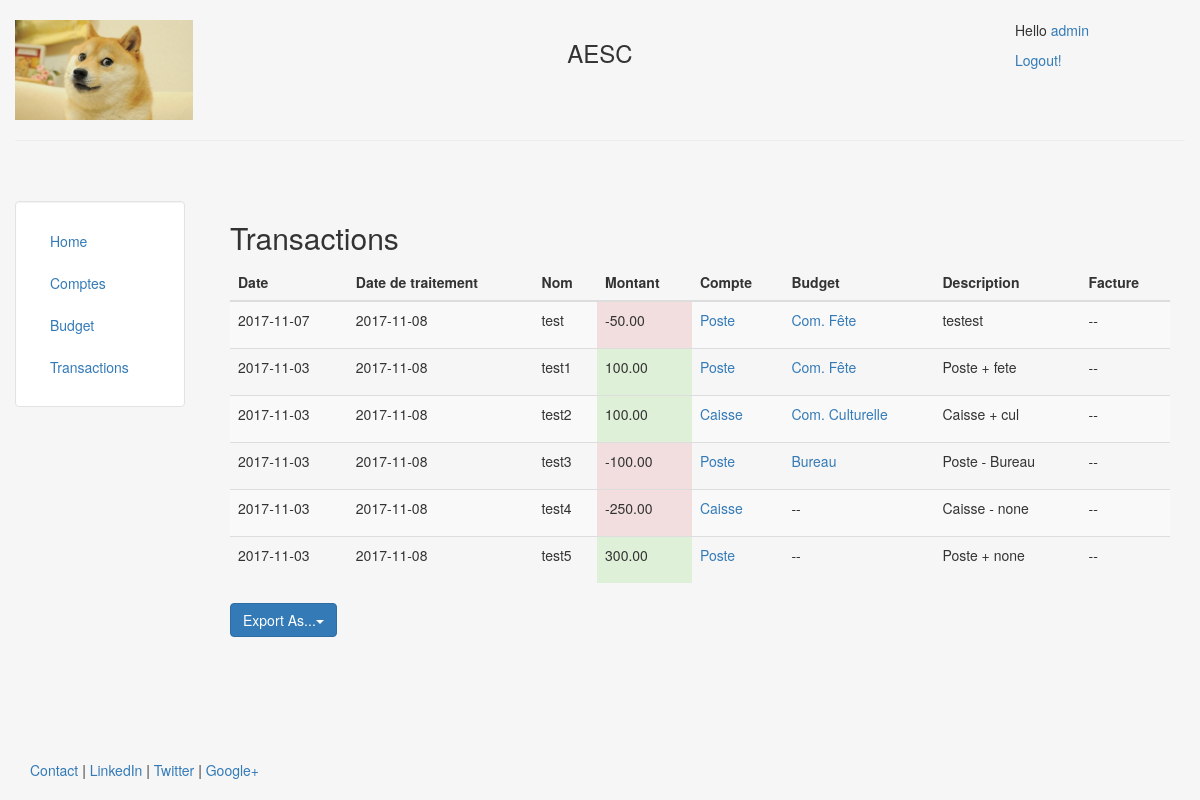
The page /transactions (signed in) on the database as committed earlier.
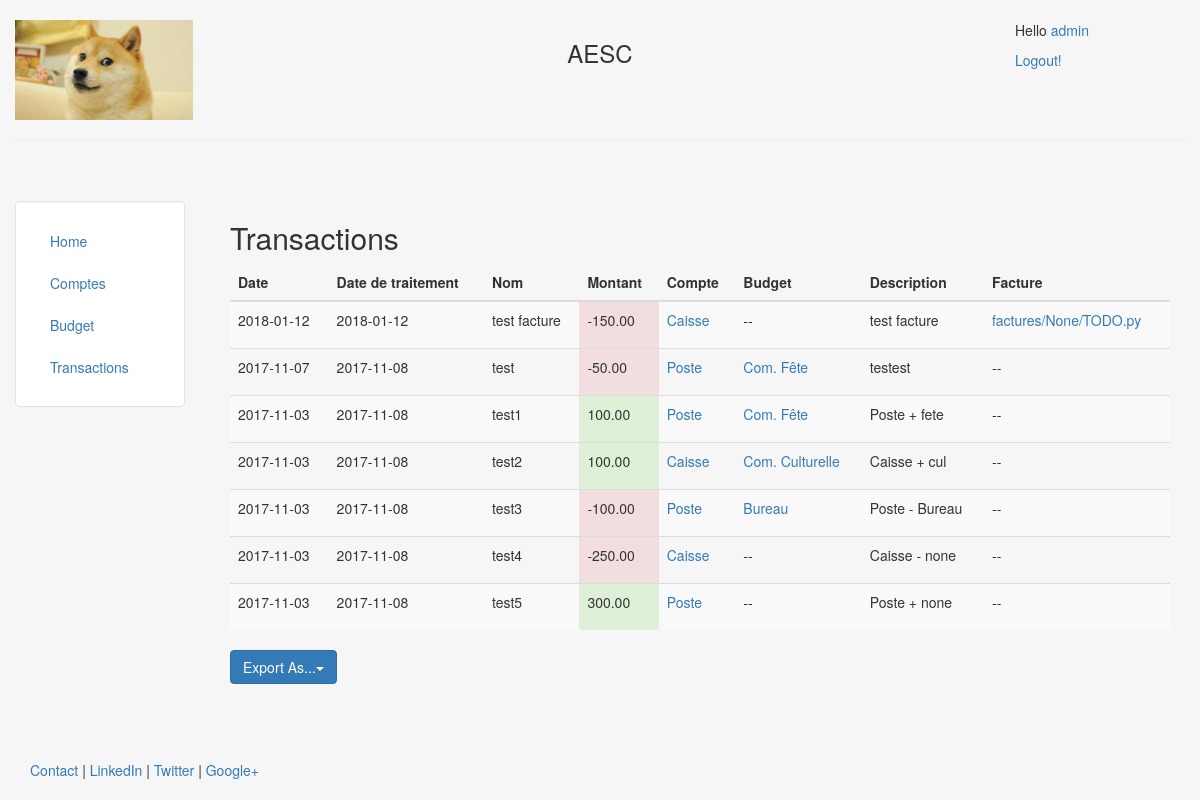
The same page on the database as committed later.
### compta/models.py (models this page shows, shortened)
class Transaction(models.Model):
    nom = models.CharField(max_length=140)
    somme = models.DecimalField(max_digits=11, decimal_places=2)
    compte = models.ForeignKey(Compte, on_delete=models.CASCADE)
    budget = models.ForeignKey(Budget, on_delete=models.CASCADE, blank=True, null=True)
    date = models.DateField()
    date_traitement = models.DateField(default=datetime.now)
    description = models.TextField()
    facture = models.FileField(upload_to=facture_path, blank=True, null=True)

class Compte(models.Model):
    nom = models.CharField(max_length = 140)
    somme_depart = models.DecimalField( max_digits=11, decimal_places=2)
    somme_actuelle = models.DecimalField(max_digits=11, decimal_places=2)
    def __str__(self):
        return self.nom

class Budget(models.Model):
    nom = models.CharField(max_length = 140)
    somme_depart = models.DecimalField(max_digits=11, decimal_places=2)
    somme_actuelle = models.DecimalField(max_digits=11, decimal_places=2)
    def __str__(self):
        return self.nom

### compta/views.py (the view)
# urls.py: url(r'^transactions$', views.ListingView.as_view(
class ListingView(ListView):
    @method_decorator(login_required)
    def dispatch(self, request, *args, **kwargs):
        return super().dispatch(request, *args, **kwargs)

### templates/compta/transaction.html
{% extends "compta/header.html" %}
{% block content %}
    <h2 xmlns="http://www.w3.org/1999/html">Transactions</h2>
    {% include 'compta/includes/transac.html' with object_list=object_list %}
    {% include 'compta/includes/export_snippet.html' %}
{% endblock %}

### templates/compta/includes/transac.html
{% block content %}
<table class="table table-striped">
    <thead>
      <tr>
        <th>Date</th>
        <th>Date de traitement</th>
        <th>Nom</th>
        <th>Montant</th>
        <th>Compte</th>
        <th>Budget</th>
        <th>Description</th>
        <th>Facture</th>
      </tr>
    </thead>
    <tbody>
        {% for c in object_list %}
            <tr>
                <td>{{ c.date|date:"Y-m-d" }}</td>
                <td>{{ c.date_traitement|date:"Y-m-d" }}</td>
                <td>{{ c.nom }}</td>
                {% if  c.somme > 0 %}
                    <td class="bg-success">{{c.somme}}</td>
                {% else %}
                    <td class="bg-danger">{{c.somme}}</td>
                {% endif %}
                <td><a href="{% url 'detail_compte' c.compte.pk %}">{{ c.compte }}</a></td>
                <td>
                    {% if c.budget != None %}
                        <a href="{% url 'detail_budget' c.budget.pk %}">{{ c.budget }}</a>
                    {% else %}
                        <p>--</p>
                    {% endif %}
                </td>
                <td>{{ c.description }}</td>
                <td>
                    {% if c.facture != None %}
                        <a target="_blank" href="{{ c.facture.url }}"> {{ c.facture.name }}</a>
                    {% else %}
                        <p>--</p>
                    {% endif %}
                </td>
            </tr>
        {% endfor %}
    </tbody>
</table>
{% endblock %}

Rows that differ between the two databases and show on the page:
added Transaction: date "2018-01-12", date_traitement "2018-01-12", nom "test facture", somme "-150.00", compte "Caisse", description "test facture", facture.name "factures/None/TODO.py"
